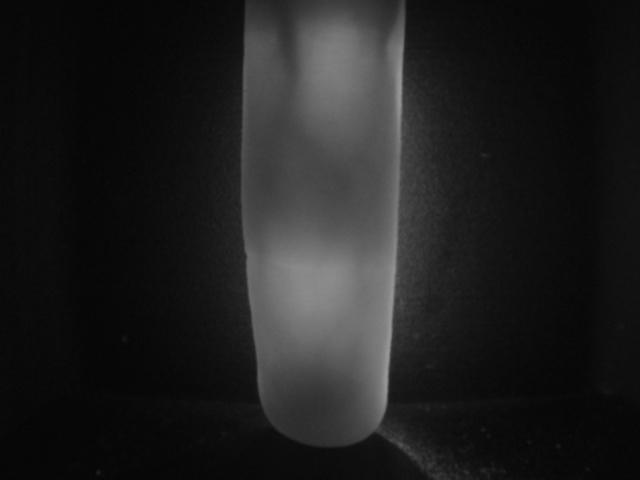
#> input picture Finger_git/palm_data/finger/002_4/01.jpg, 640 x 480 px; its folder holds only this picture in this run
$ python finger_roi_enhance.py   (older library calls are emulated)
#> lines starting #> are read from the running program, lines starting #| are printed output that depends on the picture; after the words box and inside, x2 and y2 are one past the last pixel; in counts of white or black regions, pixels touching at a corner belong together
### Finger_git/function.py

import cv2
import numpy as np
from matplotlib import pyplot as plt

# 绘制图像的直方图 / 用于直方图均衡化
# [5 lines left out: function hist_show, not called in this run]

# 二值化
def OTSU(gray):
    '''
    输入 gray 灰度图 cv2.COLOR_BGR2GRAY 读取保存阈值化后的图到 ./OTSU/OTSU_565_{}.png'.format(i)
    输出 阈值化后的图像
    将图像高级的阈值分割 区分前景和后景
    https://www.cnblogs.com/april0315/p/13576778.html
    '''
    ret, th1 = cv2.threshold(gray, 0, 255, cv2.THRESH_OTSU)  # 方法选择为THRESH_OTSU
    '''
    threshold 阈值分割
    (原始图，用于对像素值进行分类，分配给超过阈值的像素值的最大值，类型）
    ret1 = 阈值
    th = 图片
    '''
    plt.imshow(th1, "gray")
    plt.title("OTSU,threshold is " + str(ret)), plt.xticks([]), plt.yticks([])
    plt.close()
    # plt.savefig('./OTSU/OTSU_565_{}.png'.format(i))
    return th1,ret

# 手掌roi
# [76 lines left out: functions roi_plam, show_picture, equalizeHist_for_rgbpicture_rgb, not called in this run]

# 自适应局部直方图均衡
def equalizeHist_for_rgbpicture_CLAHE(img):
    '''
    输入 img rgb原图
    输出 enhanced_img 增强后的rgb图
    自适应直方图均衡化(AHE)用来提升图像的对比度的一种计算机图像处理技术。
    和普通的直方图均衡算法不同，AHE算法通过计算图像的局部直方图，然后重新分布亮度来来改变图像对比度。
    '''
    # 直接对 RBG 图像进行自适应局部直方图均衡化，对每个通道进行均衡化
    clahe = cv2.createCLAHE(clipLimit=2.0, tileGridSize=(8,8)) # create a CLAHE object (Arguments are optional).
    (B, G, R) = cv2.split(img)
    R, G, B = clahe.apply(R), clahe.apply(G), clahe.apply(B)
    enhanced_img = cv2.merge([B,G,R])
    # [4 lines of commented-out code are left out]
    return enhanced_img

# 灰度世界算法 调节白平衡
# [53 lines left out: functions Gray_World_Algorithm, Automatic_White_Balance, Compared_with_oiginal_img, not called in this run]

# single scale retinex
def ssr(img, sigma):
    '''
    Retinex算法所做的就是合理地估计图像中各个位置的噪声，并除去它
    https://blog.csdn.net/wsp_1138886114/article/details/83096109
    https://juejin.cn/post/6844903647231344653
    https://github.com/JanetLau0310/Medical-Image-Enhancement/blob/master/method_retinex.ipynb
    '''
    temp = cv2.GaussianBlur(img, (0,0), sigma)
    # 叠加一个高斯噪声
    gaussian = np.where(temp==0, 0.01, temp)
    # 当某处像素值为0时，将该处值变为0.01，其余部分不变
    img_ssr = np.log10(img+0.01) - np.log10(gaussian)
    # 亮度图像 = log10原始图像 - log10叠加入射光的图像
    # https://blog.csdn.net/ajianyingxiaoqinghan/article/details/71435098
    return img_ssr

# 带颜色恢复的MSR方法MSRCR
def msrcr(img, sigma,dynamic):
    '''
    带颜色恢复的MSR方法MSRCR(Multi-Scale Retinex with Color Restoration)
    局部对比度提高，亮度与真实场景相似
    '''
    img_msrcr = np.zeros_like(img*1.0)
    img = ssr(img,sigma)

    img_arr = img
    mean = np.mean(img_arr)
    sum1 = img_arr.sum()
    img_arr2 = img_arr * img_arr
    sum2 = img_arr2.sum()
    var_squ = sum2 - 2*mean*sum1 + 1024*1024*mean*mean
    var = np.sqrt(var_squ)
    Min = mean - dynamic*var
    Max = mean + dynamic*var
    for i in range(img.shape[0]):
        for j in range(img.shape[1]):
            for k in range(img.shape[2]):
                img_msrcr[i][j][k] = (img[i][j][k] - Min) / (Max-Min)*255
                # 溢出判断
                # 如果有溢出将值还原回[0,255]范围中
                if img_msrcr[i][j][k] > 255:
                    img_msrcr[i][j][k] = 255
                if img_msrcr[i][j][k] < 0:
                    img_msrcr[i][j][k] = 0
    return img_msrcr

# Gaborl 滤波
def build_filters():
    """ returns a list of kernels in several orientations
    """
    filters = []
    ksize = 31  #gaborl尺度 这里是一个
    for theta in np.arange(np.pi / 6, np.pi, np.pi / 6):   #gaborl方向 0 45 90 135 角度尺度的不同会导致滤波后图像不同
        params = {'ksize':(ksize, ksize), 'sigma':3.3, 'theta':theta, 'lambd':18.3,
                  'gamma':4.5, 'psi':0.89, 'ktype':cv2.CV_32F}
        #gamma越大核函数图像越小，条纹数不变，sigma越大 条纹和图像都越大
        #psi这里接近0度以白条纹为中心，180度时以黑条纹为中心
        #theta代表条纹旋转角度
        #lambd为波长 波长越大 条纹越大
        kern = cv2.getGaborKernel(**params)  #创建内核
        '''
        输入 img rgb图
        输出 滤波后的图
        Gabor滤波器可以在频域上不同尺度、不同方向上提取相关的特征
        Ksize: 滤波器的尺寸
        Sigma : 高斯函数的标准差
        Theta: 高斯函数
        Lambd: 余弦函数的波长
        Gamma: 高斯函数的宽高比，因为是二维高斯函数
        Psi： 余弦函数的相位
        '''
        kern /= 1.5*kern.sum()
        filters.append((kern,params))
    return filters

# 滤波过程
def Gabor_process(img, filters):
    """
    returns the img filtered by the filter list
    """
    accum = np.zeros_like(img)   #初始化img一样大小的矩阵
    for kern,params in filters:
        fimg = cv2.filter2D(img, cv2.CV_8UC3, kern)   #2D滤波函数  kern为其滤波模板
        np.maximum(accum, fimg, accum)  #参数1与参数2逐位比较  取大者存入参数3  这里就是将纹理特征显化更加明显
    return accum

# 检验并创建文件夹
import os
def mkdir(path):
    # 去除首位空格
    path=path.strip()
    # 去除尾部 \ 符号
    path=path.rstrip("\\")
    isExists=os.path.exists(path)
    if not isExists:
        # 如果不存在则创建目录
        # 创建目录操作函数
        os.makedirs(path)
        print (path +' 创建成功')
        return True
    else:
        # 如果目录存在则不创建，并提示目录已存在
        print (path +' 目录已存在')
        return False

# 图像腐蚀
# 实测不用比较好
# [5 lines left out: function Erosion, not called in this run]

# 模板匹配_定义法
import collections
# [123 lines left out: functions match_template, match_cv2_temlate, match_compareHist, Wireframe_plots, matshow_3d, LBP_Cal and 2 more, not called in this run]

# 单张图的直方图和累计曲线计算与输出
from skimage import exposure # 图像处理包
# [10 lines left out: function hist, not called in this run]

# 这个是分割成 2*4 格的LBP 这里我没有用,因为不分割同样效果很好
# 这里的 LBP_hist 和 normalization 都是用于学习参考
from skimage import feature
# [79 lines left out: functions LBP_hist, normalization, get_edges, get_centerline, not called in this run]

# 图像顺时针旋转90度
def rotate(img_src):
    height, width = img_src.shape[:2]
    # 创建X,Y map
    map_x = np.zeros([width, height], np.float32)
    map_y = np.zeros([width, height], np.float32)
    # 执行重映射 调整 X Y map位置
    for i in range(width):
        for j in range(height):
            map_x.itemset((i, j), i)
            map_y.itemset((i, j), j)
    # 执行重映射处理
    img_dst = cv2.remap(img_src, map_x, map_y, cv2.INTER_LINEAR)
    return img_dst


### Finger_git/finger_roi_enhance.py
import cv2
import function
from matplotlib import pyplot as plt
for k in range(1,7):
    clahe_test=cv2.imread("./palm_data/finger/002_4/0{}.jpg".format(k))
#> clahe_test is the input picture: shape (480, 640, 3); min 3, max 152, mean 31.2
    image = cv2.cvtColor(clahe_test, cv2.COLOR_BGR2GRAY)
    # k = k+18
    # k = 1-6 是001文件夹的01六张图 / k = 7-12 是001文件夹的02的六张图
    # 边缘检测
    sobelx = cv2.Sobel(image,cv2.CV_64F,1,0,ksize=5)
    canny=cv2.Canny(image,90,150)
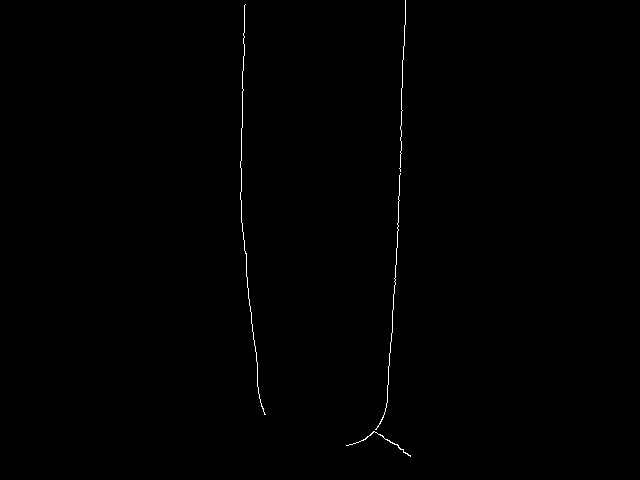
#> canny: shape (480, 640); 0.31% white in thin lines or dots, all inside (x1, y1, x2, y2) = (240, 0, 411, 457)

    function.mkdir(".\Finger_clahe_test\\")
    cv2.imwrite("./finger_clahe_test/002_{}.bmp".format(k), clahe_test)

    function.mkdir(".\Finger_sobelx\\")
    cv2.imwrite("./finger_sobelx/002_{}.bmp".format(k), sobelx)

    function.mkdir(".\Finger_canny\\")
    cv2.imwrite("./finger_canny/002_{}.bmp".format(k), canny)


    th1,ret = function.OTSU(image)
#> in OTSU, `ret, th1 = cv2.threshold(gray, 0, 255, cv2.THRESH_OTSU)`: th1: shape (480, 640); 21.5% white; 21 white regions (19 under 20 px), largest, box (x1, y1, x2, y2) and area: (241, 0, 428, 444) 65897, (388, 435, 421, 460) 198
#> in OTSU, `ret, th1 = cv2.threshold(gray, 0, 255, cv2.THRESH_OTSU)`: ret = 52
#> ret = 52
    # 二值化
    function.mkdir(".\Finger_OTSU\\")
    cv2.imwrite("./Finger_OTSU/002_{}.bmp".format(k), th1)
    # function.show_picture(th1)

    import math
    roi_img = clahe_test.copy()
    # 1.先画出一个圆k
    distance = cv2.distanceTransform(th1, cv2.DIST_L2, 5, cv2.CV_32F)
    # th1 是阈值化后的图
    # Calculates the distance to the closest zero pixel for each pixel of the source image.
    maxdist = 0
    # rows,cols = img.shape
    for i in range(distance.shape[0]):
        for j in range(distance.shape[1]):
            dist = distance[i][j]
            if maxdist < dist:
                x = j
                y = i
                maxdist = dist
#> after the loop, maxdist = 88.56; x = 329; y = 153
    # 思路是遍历找一个点 让这个点距离其他黑色部分（背景）的距离最大
    # print(x, y)

    (left, right, top, bottom) = ((x - 50),(x + 50), (y - 200), (y + 150))
#> left = 279; right = 379; top = -47; bottom = 303

    if top < 0:
        top = 0
    if bottom > roi_img.shape[0]-1:
        bottom = roi_img.shape[0]-1
    p1 = (int(left), int(top))
#> p1 = (279, 0)
    p2 = (int(right), int(bottom))
#> p2 = (379, 303)
    cv2.rectangle(image, p1, p2, (255, 0, 0), 1, 1)
#> image: shape (480, 640); min 3, max 255, mean 31.6
    # function.show_picture(image)
    function.mkdir(".\Finger_roi_with_symbol\\")
    cv2.imwrite("./Finger_roi_with_symbol/002_{}.bmp".format(k), image)

    roi_img = roi_img[int(top):int(bottom), int(left):int(right)]
    function.mkdir(".\Finger_roi\\")
    cv2.imwrite("./Finger_roi/002_{}.bmp".format(k), roi_img)


    equalizeHist_img_rgb_CLAHE = function.equalizeHist_for_rgbpicture_CLAHE(roi_img)
    # 自适应直方图均衡化(CLAHE)
    # show_picture(equalizeHist_img_rgb_CLAHE)
    function.mkdir(".\Finger_equalizeHist_CLAHE\\")
    cv2.imwrite("./Finger_equalizeHist_CLAHE/002_{}.bmp".format(k), equalizeHist_img_rgb_CLAHE)

    # Retinex算法
    sigma = 30
    ## 指定尺度（模糊的半径）
    dy = 2
    #Dynamic取值越小，图像的对比度越强。
    #一般来说Dynamic取值2-3之间能取得较为明显的增强效果
    retinex_msrcr = function.msrcr(equalizeHist_img_rgb_CLAHE, sigma,dy)
#> in ssr, `img_ssr = np.log10(img+0.01) - np.log10(gaussian)`:
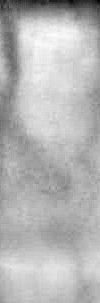
#> img_ssr: shape (303, 100, 3) float64; min -0.395, max 0.144, mean -0.0117; drawn with min black and max white
#> in msrcr, `mean = np.mean(img_arr)`: mean = -0.0117
#> in msrcr, `sum1 = img_arr.sum()`: sum1 = -1062.8
#> in msrcr, `img_arr2 = img_arr * img_arr`:
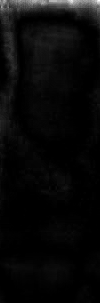
#> img_arr2: shape (303, 100, 3) float64; min 8.73e-10, max 0.156, mean 0.00554; drawn with min black and max white
#> in msrcr, `sum2 = img_arr2.sum()`: sum2 = 503.7
#> in msrcr, `var_squ = sum2 - 2*mean*sum1 + 1024*1024*mean*mean`: var_squ = 622.2
#> in msrcr, `var = np.sqrt(var_squ)`: var = 24.94
#> in msrcr, `Min = mean - dynamic*var`: Min = -49.9
#> in msrcr, `Max = mean + dynamic*var`: Max = 49.88
    cv2.normalize(retinex_msrcr, retinex_msrcr, 0, 255, cv2.NORM_MINMAX)
    Retinex_img_rgb = cv2.convertScaleAbs(retinex_msrcr)
    function.mkdir(".\Finger_Retinex\\")
    cv2.imwrite("./Finger_Retinex/002_{}.bmp".format(k), Retinex_img_rgb)

    # Gabor滤波
    filters = function.build_filters()
    Gabor_img = function.Gabor_process(Retinex_img_rgb, filters)
    function.mkdir(".\Finger_Gabor\\")
    cv2.imwrite("./Finger_Gabor/002_{}.bmp".format(k), Gabor_img)

    Gabor_img_gray = cv2.cvtColor(Gabor_img, cv2.COLOR_BGR2GRAY)
    # OTSU 找阈值
    th_OTSU,ret_OTSU = function.OTSU(Gabor_img_gray)
#> in OTSU (call 2), `ret, th1 = cv2.threshold(gray, 0, 255, cv2.THRESH_OTSU)`:
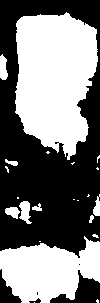
#> th1: shape (303, 100); 47.7% white; 22 white regions (13 under 20 px), largest, box (x1, y1, x2, y2) and area: (15, 12, 98, 160) 9195, (0, 236, 100, 303) 4495, (19, 201, 32, 224) 187
#> in OTSU (call 2), `ret, th1 = cv2.threshold(gray, 0, 255, cv2.THRESH_OTSU)`: ret = 127
#> ret_OTSU = 127
    # 阈值化
    print("ret_OTSU",ret_OTSU)
#| ret_OTSU 127.0
    # inverse 阈值化
    ret, binary = cv2.threshold(Gabor_img_gray, ret_OTSU, 255, cv2.THRESH_BINARY_INV)
#> ret = 127
    # 顺时针旋转
    binary = function.rotate(binary)
#> in rotate, `map_x = np.zeros([width, height], np.float32)`: map_x: shape (100, 303) float32; every value is 0
#> after the loop in rotate, `for i in range(width):`:
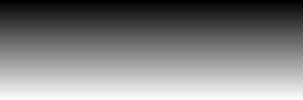
#> map_x: shape (100, 303) float32; min 0, max 99, mean 49.5; drawn with min black and max white
#> after the loop in rotate, `for i in range(width):`:
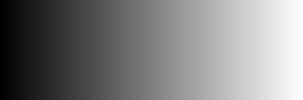
#> map_y: shape (100, 303) float32; min 0, max 302, mean 151; drawn with min black and max white
#> in rotate, `img_dst = cv2.remap(img_src, map_x, map_y, cv2.INTER_LINEAR)`:
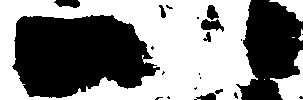
#> img_dst: shape (100, 303); 52.3% white; 22 black regions (13 under 20 px), largest, box (x1, y1, x2, y2) and area: (12, 15, 160, 98) 9195, (236, 0, 303, 100) 4495, (201, 19, 224, 32) 187
#> (the run stopped early here; a loop or call above may not have finished)
